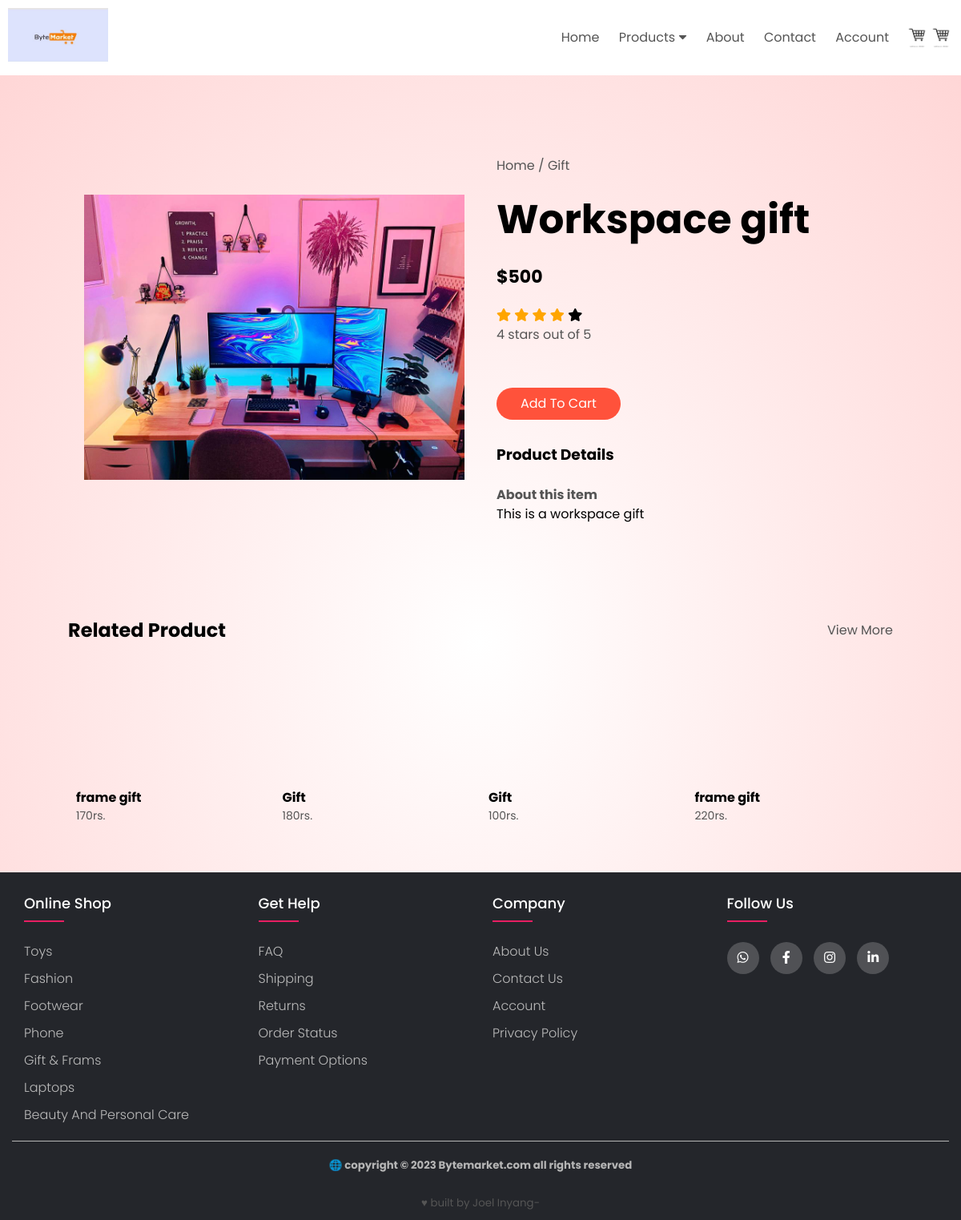
The page /product_detials_gift/gift/workspace-gift/ on the database its author committed.
### ByteApp/models.py (models this page shows, shortened)
class Product(models.Model):
    product_name = models.CharField(max_length=50, unique=True)
    slug = models.SlugField(max_length=50, unique=True)
    description = models.TextField(max_length=200, blank=True, default=" ● 'description'. ● 'description'. ● 'description'. ")
    price = models.IntegerField()
    images = models.ImageField(upload_to='photos/product', blank=True)
    stock = models.IntegerField()
    category = models.ForeignKey(Category, on_delete=models.CASCADE)

class Category(models.Model):
    cat_name = models.CharField(max_length=40, unique=True)
    slug = models.SlugField(max_length=40, unique=True)
    description = models.TextField(max_length=100, blank=True)
    cat_image = models.ImageField(upload_to='photos/category', blank=True)
    def __str__(self):
        return self.cat_name

### ByteApp/views.py (the view)
# urls.py: path('product_detials_gift/<slug:cat_slug>/<slug:product_slug>/', views.product_detials_gift, name='product_detials_gift'),
def product_detials_gift(request, cat_slug=None, product_slug=None):
    categories = None
    products = None
    product = None
    if cat_slug is not None:
        categories = get_object_or_404(Category, slug=cat_slug)
        products = Product.objects.filter(category=categories)
        if product_slug is not None:
            product = get_object_or_404(Product, slug=product_slug, category=categories)
    else:
        products = Product.objects.filter(category__slug='gift').order_by('id')
    context = {
        'products': products,
        'categories': categories,
        'product': product,
    }
    return render(request, 'product-detials-gift.html', context)

### templates/product-detials-gift.html (shortened to what this page needs)
{% extends 'base.html' %}
{% load static %}
{% block content  %}
          <a href="card.html"><img src="images/cart.png" width="30px" height="30px"></a>
        </div>
      </div>
<div class="small-container single-product">
  <div class="row">
    <div class="col-2">
        <img src="{{ product.images.url }}" width="100%" id="productImg">
    </div>
    <div class="col-2">
      <p>Home / {{ product.category }}</p>
      <h1>{{ product.product_name }}</h1>
      <h4>${{ product.price }}</h4>
      <span class="fa fa-star checked"></span>
      <span class="fa fa-star checked"></span>
      <span class="fa fa-star checked"></span>
      <span class="fa fa-star checked"></span>
      <span class="fa fa-star"></span>
      <p>4 stars out of 5</p><br>
<a href="{% url 'add_cart' product_id=product.id %}" type="submit" class="btn">Add To Cart</a>
      <h3>Product Details</h3>
      <br>
      <ul>
        <p><b>About this item</b></p>
        <li>{{ product.description }}</li>
      </ul>
    </div>
  </div>
</div>
<div class="small-container">
    <div class="row row-2">
            <h2>Related Product</h2>
            <p>View More</p>
    </div>
</div>
 <div class="small-container">
<div class="row">
    <div class="col-4">
      <h4>frame gift</h4>
      <p>170rs.</p>
    </div>
    <div class="col-4">
        <h4>Gift</h4>
      <p>180rs.</p>
    </div>
    <div class="col-4">
        <h4>Gift</h4>
      <p>100rs.</p>
    </div>
    <div class="col-4">
        <h4>frame gift</h4>
      <p>220rs.</p>
    </div>
  </div>
  </div>
  </body>
</html>
{% endblock %}

### static/css/style.css (style rules this page uses)
* { margin: 0; padding: 0; box-sizing: border-box; }
body { font-family: 'poppins', sans-serif; line-height: 1.5; }
a { text-decoration: none; color: #555; }
p { color: #555; }
.row { display: flex; align-items: center; flex-wrap: wrap; justify-content: space-around; }
.col-2 { flex-basis: 50%; min-width: 300px; }
.col-2 img { max-width: 100%; padding: 50px o; }
.col-2 h1 { font-size: 50px; line-height: 60px; margin: 25px 0; }
.btn { display: inline-block; background: #ff523b; color: white; padding: 8px 30px; margin: 30px 0; border-radius: 30px; transition: background 0.5s; }
.header .row { margin-top: 70px; }
.small-container { max-width: 1080px; margin: auto; padding-right: 25px; padding-left: 25px; padding-top: 25px; }
.col-4 { flex-basis: 25%; padding: 10px; min-width: 200px; margin-bottom: 50px; transition: transform 0.5s; }
.col-4 p { font-size: 14px; }
.col-2 img { padding: 50px; }
.checked { color: orange; }
ul { list-style: none; }
.row-2 { justify-content: space-between; margin: 100px auto 50px; }
.single-product { margin-top: 80px; }
.single-product .col-2 img { padding: 0; }
.single-product .col-2 { padding: 20px; }
.single-product h4 { margin: 20px 0; font-size: 22px; font-weight: bold; }

### rows shown on the page
Product: images (picture), category "Gift", product_name "Workspace gift", price "500", description "This is a workspace gift"
